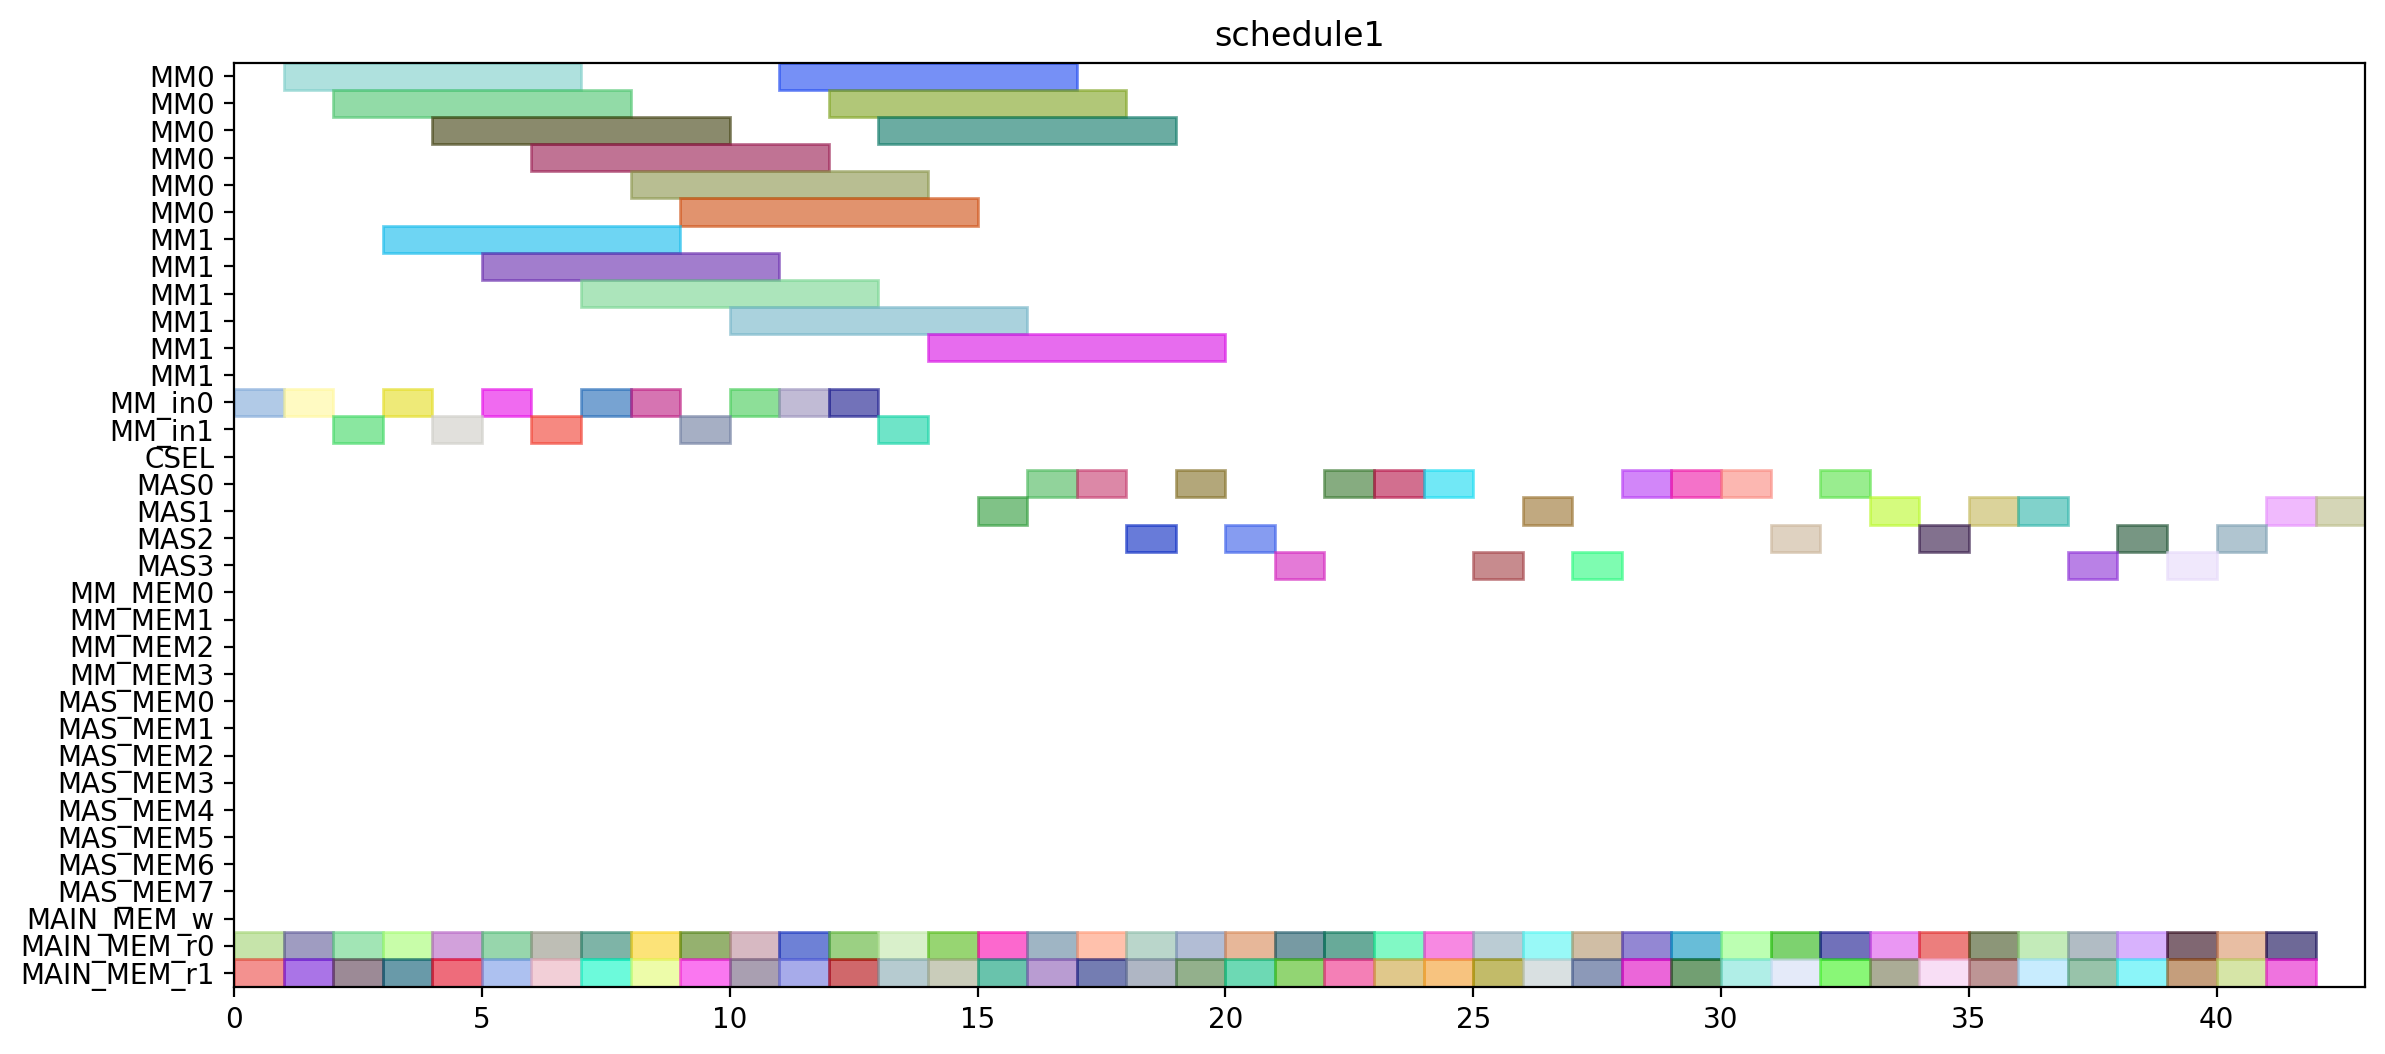

This figure's Python source:
from pyschedule import Scenario, solvers, plotters, alt


def solve():
	horizon = 151
	S = Scenario("schedule1", horizon=horizon)

	# resource
	MM = S.Resources('MM', num=2, size=6)
	MM_in = S.Resources('MM_in', num=2)
	CSEL = S.Resource('CSEL')
	MAS = S.Resources('MAS', num=4, size=1, periods=range(1, horizon))
	MM_MEM = S.Resources('MM_MEM', num=4)
	MAS_MEM = S.Resources('MAS_MEM', num=8)
	MAIN_MEM_w = S.Resource('MAIN_MEM_w', size=1)
	MAIN_MEM_r = S.Resources('MAIN_MEM_r', num=2)

	# result of previous scheduling
	t2_t0_in = S.Task('t2_t0_in', length=1, delay_cost=1)
	S += t2_t0_in >= 0
	t2_t0_in += MM_in[0]

	t2_t0_mem0 = S.Task('t2_t0_mem0', length=1, delay_cost=1)
	S += t2_t0_mem0 >= 0
	t2_t0_mem0 += MAIN_MEM_r[0]

	t2_t0_mem1 = S.Task('t2_t0_mem1', length=1, delay_cost=1)
	S += t2_t0_mem1 >= 0
	t2_t0_mem1 += MAIN_MEM_r[1]

	t2_t0 = S.Task('t2_t0', length=6, delay_cost=1)
	S += t2_t0 >= 1
	t2_t0 += MM[0]

	t4_t8_t0_in = S.Task('t4_t8_t0_in', length=1, delay_cost=1)
	S += t4_t8_t0_in >= 1
	t4_t8_t0_in += MM_in[0]

	t4_t8_t0_mem0 = S.Task('t4_t8_t0_mem0', length=1, delay_cost=1)
	S += t4_t8_t0_mem0 >= 1
	t4_t8_t0_mem0 += MAIN_MEM_r[0]

	t4_t8_t0_mem1 = S.Task('t4_t8_t0_mem1', length=1, delay_cost=1)
	S += t4_t8_t0_mem1 >= 1
	t4_t8_t0_mem1 += MAIN_MEM_r[1]

	t4_t8_t0 = S.Task('t4_t8_t0', length=6, delay_cost=1)
	S += t4_t8_t0 >= 2
	t4_t8_t0 += MM[0]

	t4_t8_t1_in = S.Task('t4_t8_t1_in', length=1, delay_cost=1)
	S += t4_t8_t1_in >= 2
	t4_t8_t1_in += MM_in[1]

	t4_t8_t1_mem0 = S.Task('t4_t8_t1_mem0', length=1, delay_cost=1)
	S += t4_t8_t1_mem0 >= 2
	t4_t8_t1_mem0 += MAIN_MEM_r[0]

	t4_t8_t1_mem1 = S.Task('t4_t8_t1_mem1', length=1, delay_cost=1)
	S += t4_t8_t1_mem1 >= 2
	t4_t8_t1_mem1 += MAIN_MEM_r[1]

	t4_t2_t1_in = S.Task('t4_t2_t1_in', length=1, delay_cost=1)
	S += t4_t2_t1_in >= 3
	t4_t2_t1_in += MM_in[0]

	t4_t2_t1_mem0 = S.Task('t4_t2_t1_mem0', length=1, delay_cost=1)
	S += t4_t2_t1_mem0 >= 3
	t4_t2_t1_mem0 += MAIN_MEM_r[0]

	t4_t2_t1_mem1 = S.Task('t4_t2_t1_mem1', length=1, delay_cost=1)
	S += t4_t2_t1_mem1 >= 3
	t4_t2_t1_mem1 += MAIN_MEM_r[1]

	t4_t8_t1 = S.Task('t4_t8_t1', length=6, delay_cost=1)
	S += t4_t8_t1 >= 3
	t4_t8_t1 += MM[1]

	t4_t2_t0_in = S.Task('t4_t2_t0_in', length=1, delay_cost=1)
	S += t4_t2_t0_in >= 4
	t4_t2_t0_in += MM_in[1]

	t4_t2_t0_mem0 = S.Task('t4_t2_t0_mem0', length=1, delay_cost=1)
	S += t4_t2_t0_mem0 >= 4
	t4_t2_t0_mem0 += MAIN_MEM_r[0]

	t4_t2_t0_mem1 = S.Task('t4_t2_t0_mem1', length=1, delay_cost=1)
	S += t4_t2_t0_mem1 >= 4
	t4_t2_t0_mem1 += MAIN_MEM_r[1]

	t4_t2_t1 = S.Task('t4_t2_t1', length=6, delay_cost=1)
	S += t4_t2_t1 >= 4
	t4_t2_t1 += MM[0]

	t4_t1_t1_in = S.Task('t4_t1_t1_in', length=1, delay_cost=1)
	S += t4_t1_t1_in >= 5
	t4_t1_t1_in += MM_in[0]

	t4_t1_t1_mem0 = S.Task('t4_t1_t1_mem0', length=1, delay_cost=1)
	S += t4_t1_t1_mem0 >= 5
	t4_t1_t1_mem0 += MAIN_MEM_r[0]

	t4_t1_t1_mem1 = S.Task('t4_t1_t1_mem1', length=1, delay_cost=1)
	S += t4_t1_t1_mem1 >= 5
	t4_t1_t1_mem1 += MAIN_MEM_r[1]

	t4_t2_t0 = S.Task('t4_t2_t0', length=6, delay_cost=1)
	S += t4_t2_t0 >= 5
	t4_t2_t0 += MM[1]

	t4_t1_t0_in = S.Task('t4_t1_t0_in', length=1, delay_cost=1)
	S += t4_t1_t0_in >= 6
	t4_t1_t0_in += MM_in[1]

	t4_t1_t0_mem0 = S.Task('t4_t1_t0_mem0', length=1, delay_cost=1)
	S += t4_t1_t0_mem0 >= 6
	t4_t1_t0_mem0 += MAIN_MEM_r[0]

	t4_t1_t0_mem1 = S.Task('t4_t1_t0_mem1', length=1, delay_cost=1)
	S += t4_t1_t0_mem1 >= 6
	t4_t1_t0_mem1 += MAIN_MEM_r[1]

	t4_t1_t1 = S.Task('t4_t1_t1', length=6, delay_cost=1)
	S += t4_t1_t1 >= 6
	t4_t1_t1 += MM[0]

	t1_t0_in = S.Task('t1_t0_in', length=1, delay_cost=1)
	S += t1_t0_in >= 7
	t1_t0_in += MM_in[0]

	t1_t0_mem0 = S.Task('t1_t0_mem0', length=1, delay_cost=1)
	S += t1_t0_mem0 >= 7
	t1_t0_mem0 += MAIN_MEM_r[0]

	t1_t0_mem1 = S.Task('t1_t0_mem1', length=1, delay_cost=1)
	S += t1_t0_mem1 >= 7
	t1_t0_mem1 += MAIN_MEM_r[1]

	t4_t1_t0 = S.Task('t4_t1_t0', length=6, delay_cost=1)
	S += t4_t1_t0 >= 7
	t4_t1_t0 += MM[1]

	t1_t0 = S.Task('t1_t0', length=6, delay_cost=1)
	S += t1_t0 >= 8
	t1_t0 += MM[0]

	t4_t0_t0_in = S.Task('t4_t0_t0_in', length=1, delay_cost=1)
	S += t4_t0_t0_in >= 8
	t4_t0_t0_in += MM_in[0]

	t4_t0_t0_mem0 = S.Task('t4_t0_t0_mem0', length=1, delay_cost=1)
	S += t4_t0_t0_mem0 >= 8
	t4_t0_t0_mem0 += MAIN_MEM_r[0]

	t4_t0_t0_mem1 = S.Task('t4_t0_t0_mem1', length=1, delay_cost=1)
	S += t4_t0_t0_mem1 >= 8
	t4_t0_t0_mem1 += MAIN_MEM_r[1]

	t1_t1_in = S.Task('t1_t1_in', length=1, delay_cost=1)
	S += t1_t1_in >= 9
	t1_t1_in += MM_in[1]

	t1_t1_mem0 = S.Task('t1_t1_mem0', length=1, delay_cost=1)
	S += t1_t1_mem0 >= 9
	t1_t1_mem0 += MAIN_MEM_r[0]

	t1_t1_mem1 = S.Task('t1_t1_mem1', length=1, delay_cost=1)
	S += t1_t1_mem1 >= 9
	t1_t1_mem1 += MAIN_MEM_r[1]

	t4_t0_t0 = S.Task('t4_t0_t0', length=6, delay_cost=1)
	S += t4_t0_t0 >= 9
	t4_t0_t0 += MM[0]

	t0_t1_in = S.Task('t0_t1_in', length=1, delay_cost=1)
	S += t0_t1_in >= 10
	t0_t1_in += MM_in[0]

	t0_t1_mem0 = S.Task('t0_t1_mem0', length=1, delay_cost=1)
	S += t0_t1_mem0 >= 10
	t0_t1_mem0 += MAIN_MEM_r[0]

	t0_t1_mem1 = S.Task('t0_t1_mem1', length=1, delay_cost=1)
	S += t0_t1_mem1 >= 10
	t0_t1_mem1 += MAIN_MEM_r[1]

	t1_t1 = S.Task('t1_t1', length=6, delay_cost=1)
	S += t1_t1 >= 10
	t1_t1 += MM[1]

	t0_t0_in = S.Task('t0_t0_in', length=1, delay_cost=1)
	S += t0_t0_in >= 11
	t0_t0_in += MM_in[0]

	t0_t0_mem0 = S.Task('t0_t0_mem0', length=1, delay_cost=1)
	S += t0_t0_mem0 >= 11
	t0_t0_mem0 += MAIN_MEM_r[0]

	t0_t0_mem1 = S.Task('t0_t0_mem1', length=1, delay_cost=1)
	S += t0_t0_mem1 >= 11
	t0_t0_mem1 += MAIN_MEM_r[1]

	t0_t1 = S.Task('t0_t1', length=6, delay_cost=1)
	S += t0_t1 >= 11
	t0_t1 += MM[0]

	t0_t0 = S.Task('t0_t0', length=6, delay_cost=1)
	S += t0_t0 >= 12
	t0_t0 += MM[0]

	t4_t0_t1_in = S.Task('t4_t0_t1_in', length=1, delay_cost=1)
	S += t4_t0_t1_in >= 12
	t4_t0_t1_in += MM_in[0]

	t4_t0_t1_mem0 = S.Task('t4_t0_t1_mem0', length=1, delay_cost=1)
	S += t4_t0_t1_mem0 >= 12
	t4_t0_t1_mem0 += MAIN_MEM_r[0]

	t4_t0_t1_mem1 = S.Task('t4_t0_t1_mem1', length=1, delay_cost=1)
	S += t4_t0_t1_mem1 >= 12
	t4_t0_t1_mem1 += MAIN_MEM_r[1]

	t2_t1_in = S.Task('t2_t1_in', length=1, delay_cost=1)
	S += t2_t1_in >= 13
	t2_t1_in += MM_in[1]

	t2_t1_mem0 = S.Task('t2_t1_mem0', length=1, delay_cost=1)
	S += t2_t1_mem0 >= 13
	t2_t1_mem0 += MAIN_MEM_r[0]

	t2_t1_mem1 = S.Task('t2_t1_mem1', length=1, delay_cost=1)
	S += t2_t1_mem1 >= 13
	t2_t1_mem1 += MAIN_MEM_r[1]

	t4_t0_t1 = S.Task('t4_t0_t1', length=6, delay_cost=1)
	S += t4_t0_t1 >= 13
	t4_t0_t1 += MM[0]

	t1_t2_mem0 = S.Task('t1_t2_mem0', length=1, delay_cost=1)
	S += t1_t2_mem0 >= 14
	t1_t2_mem0 += MAIN_MEM_r[0]

	t1_t2_mem1 = S.Task('t1_t2_mem1', length=1, delay_cost=1)
	S += t1_t2_mem1 >= 14
	t1_t2_mem1 += MAIN_MEM_r[1]

	t2_t1 = S.Task('t2_t1', length=6, delay_cost=1)
	S += t2_t1 >= 14
	t2_t1 += MM[1]

	t1_t2 = S.Task('t1_t2', length=1, delay_cost=1)
	S += t1_t2 >= 15
	t1_t2 += MAS[1]

	t4_t50_mem0 = S.Task('t4_t50_mem0', length=1, delay_cost=1)
	S += t4_t50_mem0 >= 15
	t4_t50_mem0 += MAIN_MEM_r[0]

	t4_t50_mem1 = S.Task('t4_t50_mem1', length=1, delay_cost=1)
	S += t4_t50_mem1 >= 15
	t4_t50_mem1 += MAIN_MEM_r[1]

	t4_t40_mem0 = S.Task('t4_t40_mem0', length=1, delay_cost=1)
	S += t4_t40_mem0 >= 16
	t4_t40_mem0 += MAIN_MEM_r[0]

	t4_t40_mem1 = S.Task('t4_t40_mem1', length=1, delay_cost=1)
	S += t4_t40_mem1 >= 16
	t4_t40_mem1 += MAIN_MEM_r[1]

	t4_t50 = S.Task('t4_t50', length=1, delay_cost=1)
	S += t4_t50 >= 16
	t4_t50 += MAS[0]

	t4_t2_t2_mem0 = S.Task('t4_t2_t2_mem0', length=1, delay_cost=1)
	S += t4_t2_t2_mem0 >= 17
	t4_t2_t2_mem0 += MAIN_MEM_r[0]

	t4_t2_t2_mem1 = S.Task('t4_t2_t2_mem1', length=1, delay_cost=1)
	S += t4_t2_t2_mem1 >= 17
	t4_t2_t2_mem1 += MAIN_MEM_r[1]

	t4_t40 = S.Task('t4_t40', length=1, delay_cost=1)
	S += t4_t40 >= 17
	t4_t40 += MAS[0]

	t4_t1_t3_mem0 = S.Task('t4_t1_t3_mem0', length=1, delay_cost=1)
	S += t4_t1_t3_mem0 >= 18
	t4_t1_t3_mem0 += MAIN_MEM_r[0]

	t4_t1_t3_mem1 = S.Task('t4_t1_t3_mem1', length=1, delay_cost=1)
	S += t4_t1_t3_mem1 >= 18
	t4_t1_t3_mem1 += MAIN_MEM_r[1]

	t4_t2_t2 = S.Task('t4_t2_t2', length=1, delay_cost=1)
	S += t4_t2_t2 >= 18
	t4_t2_t2 += MAS[2]

	t1_t3_mem0 = S.Task('t1_t3_mem0', length=1, delay_cost=1)
	S += t1_t3_mem0 >= 19
	t1_t3_mem0 += MAIN_MEM_r[0]

	t1_t3_mem1 = S.Task('t1_t3_mem1', length=1, delay_cost=1)
	S += t1_t3_mem1 >= 19
	t1_t3_mem1 += MAIN_MEM_r[1]

	t4_t1_t3 = S.Task('t4_t1_t3', length=1, delay_cost=1)
	S += t4_t1_t3 >= 19
	t4_t1_t3 += MAS[0]

	t1_t3 = S.Task('t1_t3', length=1, delay_cost=1)
	S += t1_t3 >= 20
	t1_t3 += MAS[2]

	t4_t51_mem0 = S.Task('t4_t51_mem0', length=1, delay_cost=1)
	S += t4_t51_mem0 >= 20
	t4_t51_mem0 += MAIN_MEM_r[0]

	t4_t51_mem1 = S.Task('t4_t51_mem1', length=1, delay_cost=1)
	S += t4_t51_mem1 >= 20
	t4_t51_mem1 += MAIN_MEM_r[1]

	t4_t2_t3_mem0 = S.Task('t4_t2_t3_mem0', length=1, delay_cost=1)
	S += t4_t2_t3_mem0 >= 21
	t4_t2_t3_mem0 += MAIN_MEM_r[0]

	t4_t2_t3_mem1 = S.Task('t4_t2_t3_mem1', length=1, delay_cost=1)
	S += t4_t2_t3_mem1 >= 21
	t4_t2_t3_mem1 += MAIN_MEM_r[1]

	t4_t51 = S.Task('t4_t51', length=1, delay_cost=1)
	S += t4_t51 >= 21
	t4_t51 += MAS[3]

	t4_t2_t3 = S.Task('t4_t2_t3', length=1, delay_cost=1)
	S += t4_t2_t3 >= 22
	t4_t2_t3 += MAS[0]

	t4_t41_mem0 = S.Task('t4_t41_mem0', length=1, delay_cost=1)
	S += t4_t41_mem0 >= 22
	t4_t41_mem0 += MAIN_MEM_r[0]

	t4_t41_mem1 = S.Task('t4_t41_mem1', length=1, delay_cost=1)
	S += t4_t41_mem1 >= 22
	t4_t41_mem1 += MAIN_MEM_r[1]

	t4_t1_t2_mem0 = S.Task('t4_t1_t2_mem0', length=1, delay_cost=1)
	S += t4_t1_t2_mem0 >= 23
	t4_t1_t2_mem0 += MAIN_MEM_r[0]

	t4_t1_t2_mem1 = S.Task('t4_t1_t2_mem1', length=1, delay_cost=1)
	S += t4_t1_t2_mem1 >= 23
	t4_t1_t2_mem1 += MAIN_MEM_r[1]

	t4_t41 = S.Task('t4_t41', length=1, delay_cost=1)
	S += t4_t41 >= 23
	t4_t41 += MAS[0]

	t4_t0_t3_mem0 = S.Task('t4_t0_t3_mem0', length=1, delay_cost=1)
	S += t4_t0_t3_mem0 >= 24
	t4_t0_t3_mem0 += MAIN_MEM_r[0]

	t4_t0_t3_mem1 = S.Task('t4_t0_t3_mem1', length=1, delay_cost=1)
	S += t4_t0_t3_mem1 >= 24
	t4_t0_t3_mem1 += MAIN_MEM_r[1]

	t4_t1_t2 = S.Task('t4_t1_t2', length=1, delay_cost=1)
	S += t4_t1_t2 >= 24
	t4_t1_t2 += MAS[0]

	t4_t0_t2_mem0 = S.Task('t4_t0_t2_mem0', length=1, delay_cost=1)
	S += t4_t0_t2_mem0 >= 25
	t4_t0_t2_mem0 += MAIN_MEM_r[0]

	t4_t0_t2_mem1 = S.Task('t4_t0_t2_mem1', length=1, delay_cost=1)
	S += t4_t0_t2_mem1 >= 25
	t4_t0_t2_mem1 += MAIN_MEM_r[1]

	t4_t0_t3 = S.Task('t4_t0_t3', length=1, delay_cost=1)
	S += t4_t0_t3 >= 25
	t4_t0_t3 += MAS[3]

	t0_t3_mem0 = S.Task('t0_t3_mem0', length=1, delay_cost=1)
	S += t0_t3_mem0 >= 26
	t0_t3_mem0 += MAIN_MEM_r[0]

	t0_t3_mem1 = S.Task('t0_t3_mem1', length=1, delay_cost=1)
	S += t0_t3_mem1 >= 26
	t0_t3_mem1 += MAIN_MEM_r[1]

	t4_t0_t2 = S.Task('t4_t0_t2', length=1, delay_cost=1)
	S += t4_t0_t2 >= 26
	t4_t0_t2 += MAS[1]

	t0_t2_mem0 = S.Task('t0_t2_mem0', length=1, delay_cost=1)
	S += t0_t2_mem0 >= 27
	t0_t2_mem0 += MAIN_MEM_r[0]

	t0_t2_mem1 = S.Task('t0_t2_mem1', length=1, delay_cost=1)
	S += t0_t2_mem1 >= 27
	t0_t2_mem1 += MAIN_MEM_r[1]

	t0_t3 = S.Task('t0_t3', length=1, delay_cost=1)
	S += t0_t3 >= 27
	t0_t3 += MAS[3]

	t0_t2 = S.Task('t0_t2', length=1, delay_cost=1)
	S += t0_t2 >= 28
	t0_t2 += MAS[0]

	t2_t3_mem0 = S.Task('t2_t3_mem0', length=1, delay_cost=1)
	S += t2_t3_mem0 >= 28
	t2_t3_mem0 += MAIN_MEM_r[0]

	t2_t3_mem1 = S.Task('t2_t3_mem1', length=1, delay_cost=1)
	S += t2_t3_mem1 >= 28
	t2_t3_mem1 += MAIN_MEM_r[1]

	t2_t2_mem0 = S.Task('t2_t2_mem0', length=1, delay_cost=1)
	S += t2_t2_mem0 >= 29
	t2_t2_mem0 += MAIN_MEM_r[0]

	t2_t2_mem1 = S.Task('t2_t2_mem1', length=1, delay_cost=1)
	S += t2_t2_mem1 >= 29
	t2_t2_mem1 += MAIN_MEM_r[1]

	t2_t3 = S.Task('t2_t3', length=1, delay_cost=1)
	S += t2_t3 >= 29
	t2_t3 += MAS[0]

	t2_t2 = S.Task('t2_t2', length=1, delay_cost=1)
	S += t2_t2 >= 30
	t2_t2 += MAS[0]


	# new tasks
	t4_t8_t2 = S.Task('t4_t8_t2', length=1, delay_cost=1)
	t4_t8_t2 += alt(MAS)
	t4_t8_t2_mem0 = S.Task('t4_t8_t2_mem0', length=1, delay_cost=1)
	t4_t8_t2_mem0 += MAIN_MEM_r[0]
	S += t4_t8_t2_mem0 <= t4_t8_t2

	t4_t8_t2_mem1 = S.Task('t4_t8_t2_mem1', length=1, delay_cost=1)
	t4_t8_t2_mem1 += MAIN_MEM_r[1]
	S += t4_t8_t2_mem1 <= t4_t8_t2

	t4_t8_t3 = S.Task('t4_t8_t3', length=1, delay_cost=1)
	t4_t8_t3 += alt(MAS)
	t4_t8_t3_mem0 = S.Task('t4_t8_t3_mem0', length=1, delay_cost=1)
	t4_t8_t3_mem0 += MAIN_MEM_r[0]
	S += t4_t8_t3_mem0 <= t4_t8_t3

	t4_t8_t3_mem1 = S.Task('t4_t8_t3_mem1', length=1, delay_cost=1)
	t4_t8_t3_mem1 += MAIN_MEM_r[1]
	S += t4_t8_t3_mem1 <= t4_t8_t3

	t70 = S.Task('t70', length=1, delay_cost=1)
	t70 += alt(MAS)
	t70_mem0 = S.Task('t70_mem0', length=1, delay_cost=1)
	t70_mem0 += MAIN_MEM_r[0]
	S += t70_mem0 <= t70

	t70_mem1 = S.Task('t70_mem1', length=1, delay_cost=1)
	t70_mem1 += MAIN_MEM_r[1]
	S += t70_mem1 <= t70

	t71 = S.Task('t71', length=1, delay_cost=1)
	t71 += alt(MAS)
	t71_mem0 = S.Task('t71_mem0', length=1, delay_cost=1)
	t71_mem0 += MAIN_MEM_r[0]
	S += t71_mem0 <= t71

	t71_mem1 = S.Task('t71_mem1', length=1, delay_cost=1)
	t71_mem1 += MAIN_MEM_r[1]
	S += t71_mem1 <= t71

	t80 = S.Task('t80', length=1, delay_cost=1)
	t80 += alt(MAS)
	t80_mem0 = S.Task('t80_mem0', length=1, delay_cost=1)
	t80_mem0 += MAIN_MEM_r[0]
	S += t80_mem0 <= t80

	t80_mem1 = S.Task('t80_mem1', length=1, delay_cost=1)
	t80_mem1 += MAIN_MEM_r[1]
	S += t80_mem1 <= t80

	t81 = S.Task('t81', length=1, delay_cost=1)
	t81 += alt(MAS)
	t81_mem0 = S.Task('t81_mem0', length=1, delay_cost=1)
	t81_mem0 += MAIN_MEM_r[0]
	S += t81_mem0 <= t81

	t81_mem1 = S.Task('t81_mem1', length=1, delay_cost=1)
	t81_mem1 += MAIN_MEM_r[1]
	S += t81_mem1 <= t81

	t90 = S.Task('t90', length=1, delay_cost=1)
	t90 += alt(MAS)
	t90_mem0 = S.Task('t90_mem0', length=1, delay_cost=1)
	t90_mem0 += MAIN_MEM_r[0]
	S += t90_mem0 <= t90

	t90_mem1 = S.Task('t90_mem1', length=1, delay_cost=1)
	t90_mem1 += MAIN_MEM_r[1]
	S += t90_mem1 <= t90

	t91 = S.Task('t91', length=1, delay_cost=1)
	t91 += alt(MAS)
	t91_mem0 = S.Task('t91_mem0', length=1, delay_cost=1)
	t91_mem0 += MAIN_MEM_r[0]
	S += t91_mem0 <= t91

	t91_mem1 = S.Task('t91_mem1', length=1, delay_cost=1)
	t91_mem1 += MAIN_MEM_r[1]
	S += t91_mem1 <= t91

	t100 = S.Task('t100', length=1, delay_cost=1)
	t100 += alt(MAS)
	t100_mem0 = S.Task('t100_mem0', length=1, delay_cost=1)
	t100_mem0 += MAIN_MEM_r[0]
	S += t100_mem0 <= t100

	t100_mem1 = S.Task('t100_mem1', length=1, delay_cost=1)
	t100_mem1 += MAIN_MEM_r[1]
	S += t100_mem1 <= t100

	t101 = S.Task('t101', length=1, delay_cost=1)
	t101 += alt(MAS)
	t101_mem0 = S.Task('t101_mem0', length=1, delay_cost=1)
	t101_mem0 += MAIN_MEM_r[0]
	S += t101_mem0 <= t101

	t101_mem1 = S.Task('t101_mem1', length=1, delay_cost=1)
	t101_mem1 += MAIN_MEM_r[1]
	S += t101_mem1 <= t101

	t5_t0_t2 = S.Task('t5_t0_t2', length=1, delay_cost=1)
	t5_t0_t2 += alt(MAS)
	t5_t0_t2_mem0 = S.Task('t5_t0_t2_mem0', length=1, delay_cost=1)
	t5_t0_t2_mem0 += MAIN_MEM_r[0]
	S += t5_t0_t2_mem0 <= t5_t0_t2

	t5_t0_t2_mem1 = S.Task('t5_t0_t2_mem1', length=1, delay_cost=1)
	t5_t0_t2_mem1 += MAIN_MEM_r[1]
	S += t5_t0_t2_mem1 <= t5_t0_t2

	t5_t8_t2 = S.Task('t5_t8_t2', length=1, delay_cost=1)
	t5_t8_t2 += alt(MAS)
	t5_t8_t2_mem0 = S.Task('t5_t8_t2_mem0', length=1, delay_cost=1)
	t5_t8_t2_mem0 += MAIN_MEM_r[0]
	S += t5_t8_t2_mem0 <= t5_t8_t2

	t5_t8_t2_mem1 = S.Task('t5_t8_t2_mem1', length=1, delay_cost=1)
	t5_t8_t2_mem1 += MAIN_MEM_r[1]
	S += t5_t8_t2_mem1 <= t5_t8_t2

	solvers.mip.solve(S,msg=1,kind='CPLEX',ratio_gap=1.01)

	solution = [['hoge']*len(S.solution()[1]) for i in range(len(S.solution()))]
	for i in range(len(S.solution())):
		for j in range(len(S.solution()[i])):
			solution[i][j]=str(S.solution()[i][j])
	print(solution)

	cycles = int(solution[-1][3])

	pic_file_name = "/home/mfukuda/ABE/multiRAM_multiMAS_16mux/scheduling_result/stage6MM2_stage1MAS4/SPARSE/schedule1.png"
	if(S.solution() != []):
		plotters.matplotlib.plot(S,img_filename=pic_file_name, show_task_labels=False, fig_size=(cycles*0.25+3, 6))

	return solution
